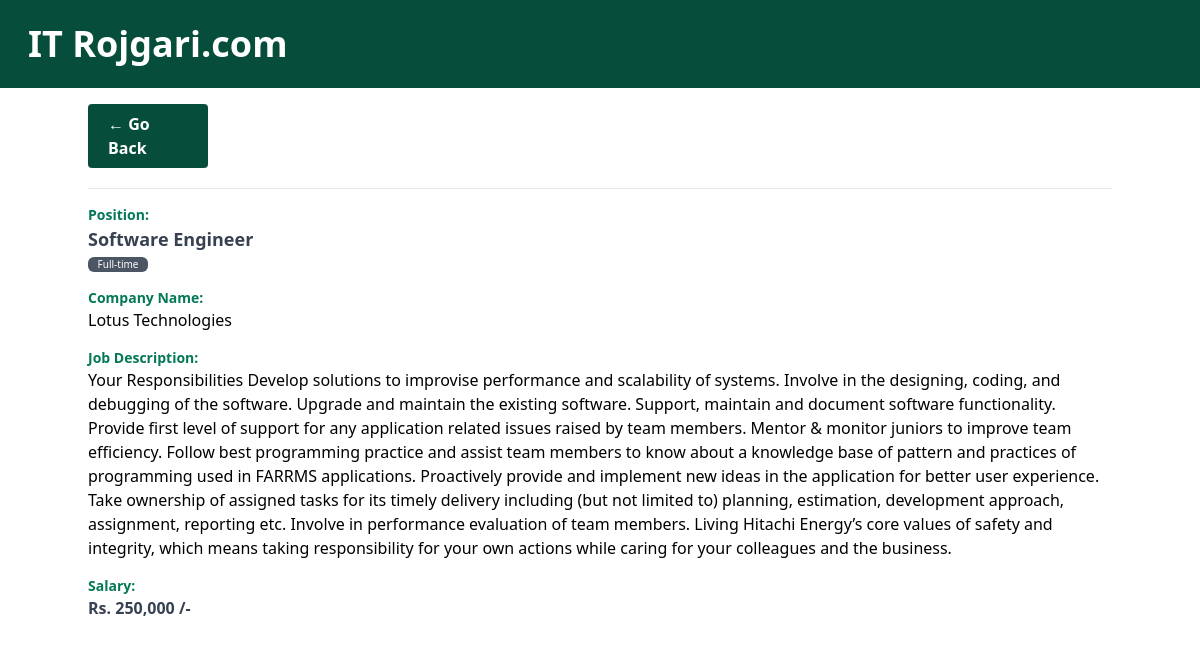
The app's page /job/1/ with its own data.
### IT_Rojgari/models.py (models this page shows, shortened)
class JobPosting(models.Model):
    title = models.CharField(max_length=100)
    type = models.CharField(max_length=20)
    description = models.TextField()
    company = models.TextField(max_length=100)
    salery = models.IntegerField()
    is_active = models.BooleanField(default=False)

### IT_Rojgari/views.py (the view)
# urls.py: path('job/<int:id>/', job_details, name='job-details'),
def job_details(request, id):
    job_detail = get_object_or_404(JobPosting, id=id, is_active=True)
    context = {
        "job": job_detail
    }
    return render(request, 'IT_Rojgari/details.html', context)

### IT_Rojgari/templates/IT_Rojgari/details.html (shortened to what this page needs)
{% extends "It_Rojgari/_base.html" %} {% load humanize %} {% block content %}
<p
  class="mt-4 bg-emerald-900 text-white font-semibold py-2 w-[120px] px-5 mb-5 rounded"
>
  <a href="{% url 'home' %}">&larr; Go Back</a>
</p>
<hr />
<div class="mt-4">
  <p class="text-emerald-700 text-sm font-semibold">Position:</p>
  <h3 class="text-gray-700 font-bold text-lg">{{job.title}}</h3>
  <p
    class="text-[10px] bg-gray-600 w-[60px] text-center mt-1 text-white rounded-md semi-bold"
  >
    {{job.type}}
  </p>
  <p class="text-emerald-700 text-sm font-semibold mt-4">Company Name:</p>
  <p>{{job.company}}</p>
  <p class="text-emerald-700 text-sm font-semibold mt-4">Job Description:</p>
  <p>{{job.description}}</p>
  <p class="text-emerald-700 text-sm font-semibold mt-4">Salary:</p>
  <p class="font-bold text-md text-gray-700">Rs. {{job.salery|intcomma}} /-</p>
</div>
{% endblock content %}

### records on screen
JobPosting: title "Software Engineer", type "Full-time", company "Lotus Technologies", description "Your Responsibilities Develop solutions to improvise performance and scalability of systems. Involve in the designing, coding, and debugging of the software. Upgrade and maintain the existing software. Support, maintain and document software functionality. Provide first level of support for any application related issues raised by team members. Mentor & monitor juniors to improve team efficiency. Follow best programming practice and assist team members to know about a knowledge base of pattern and practices of programming used in FARRMS applications. Proactively provide and implement new ideas in the application for better user experience. Take ownership of assigned tasks for its timely…", salery "250,000"
